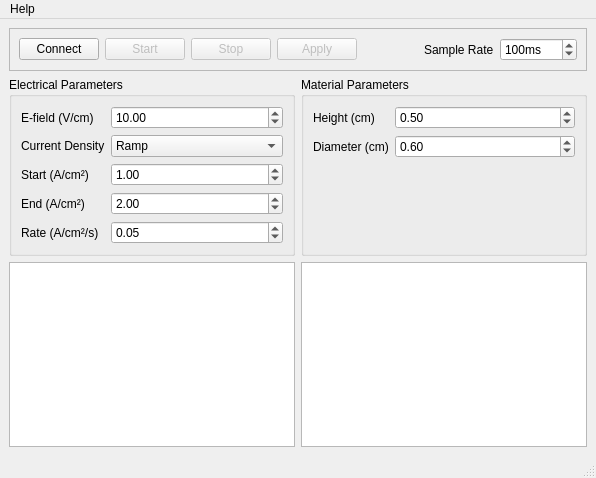
<?xml version="1.0" encoding="UTF-8"?>
<ui version="4.0">
 <class>MainWindow</class>
 <widget class="QMainWindow" name="MainWindow">
  <property name="geometry">
   <rect>
    <x>0</x>
    <y>0</y>
    <width>596</width>
    <height>478</height>
   </rect>
  </property>
  <property name="sizePolicy">
   <sizepolicy hsizetype="Expanding" vsizetype="Expanding">
    <horstretch>0</horstretch>
    <verstretch>0</verstretch>
   </sizepolicy>
  </property>
  <property name="windowTitle">
   <string>MainWindow</string>
  </property>
  <widget class="QWidget" name="centralwidget">
   <property name="sizePolicy">
    <sizepolicy hsizetype="Expanding" vsizetype="Expanding">
     <horstretch>0</horstretch>
     <verstretch>0</verstretch>
    </sizepolicy>
   </property>
   <layout class="QVBoxLayout" name="verticalLayout">
    <item>
     <widget class="QFrame" name="ControlBox">
      <property name="sizePolicy">
       <sizepolicy hsizetype="Preferred" vsizetype="Maximum">
        <horstretch>0</horstretch>
        <verstretch>0</verstretch>
       </sizepolicy>
      </property>
      <property name="frameShape">
       <enum>QFrame::Shape::StyledPanel</enum>
      </property>
      <property name="frameShadow">
       <enum>QFrame::Shadow::Raised</enum>
      </property>
      <layout class="QHBoxLayout" name="horizontalLayout">
       <item>
        <widget class="QPushButton" name="connectionButton">
         <property name="text">
          <string>Connect</string>
         </property>
        </widget>
       </item>
       <item>
        <widget class="QPushButton" name="startButton">
         <property name="enabled">
          <bool>false</bool>
         </property>
         <property name="text">
          <string>Start</string>
         </property>
        </widget>
       </item>
       <item>
        <widget class="QPushButton" name="stopButton">
         <property name="enabled">
          <bool>false</bool>
         </property>
         <property name="text">
          <string>Stop</string>
         </property>
        </widget>
       </item>
       <item>
        <widget class="QPushButton" name="applyButton">
         <property name="enabled">
          <bool>false</bool>
         </property>
         <property name="sizePolicy">
          <sizepolicy hsizetype="Preferred" vsizetype="Fixed">
           <horstretch>0</horstretch>
           <verstretch>0</verstretch>
          </sizepolicy>
         </property>
         <property name="text">
          <string>Apply</string>
         </property>
        </widget>
       </item>
       <item>
        <spacer name="horizontalSpacer_2">
         <property name="orientation">
          <enum>Qt::Orientation::Horizontal</enum>
         </property>
         <property name="sizeHint" stdset="0">
          <size>
           <width>40</width>
           <height>20</height>
          </size>
         </property>
        </spacer>
       </item>
       <item>
        <widget class="QLabel" name="sampleRateLabel">
         <property name="text">
          <string>Sample Rate</string>
         </property>
        </widget>
       </item>
       <item>
        <widget class="QDoubleSpinBox" name="sampleRateDoubleSpinBox">
         <property name="suffix">
          <string>ms</string>
         </property>
         <property name="decimals">
          <number>0</number>
         </property>
         <property name="minimum">
          <double>10.000000000000000</double>
         </property>
         <property name="maximum">
          <double>10000.000000000000000</double>
         </property>
         <property name="value">
          <double>100.000000000000000</double>
         </property>
        </widget>
       </item>
      </layout>
     </widget>
    </item>
    <item>
     <layout class="QHBoxLayout" name="ParamBox">
      <property name="sizeConstraint">
       <enum>QLayout::SizeConstraint::SetMinimumSize</enum>
      </property>
      <item>
       <widget class="QGroupBox" name="ElecBox">
        <property name="sizePolicy">
         <sizepolicy hsizetype="MinimumExpanding" vsizetype="Minimum">
          <horstretch>0</horstretch>
          <verstretch>0</verstretch>
         </sizepolicy>
        </property>
        <property name="title">
         <string>Electrical Parameters</string>
        </property>
        <layout class="QFormLayout" name="formLayout_2">
         <item row="0" column="0">
          <widget class="QLabel" name="eFieldLabel">
           <property name="text">
            <string>E-field (V/cm)</string>
           </property>
          </widget>
         </item>
         <item row="0" column="1">
          <widget class="QDoubleSpinBox" name="eFieldDoubleSpinBox">
           <property name="value">
            <double>10.000000000000000</double>
           </property>
          </widget>
         </item>
         <item row="1" column="0">
          <widget class="QLabel" name="currentDensityLabel">
           <property name="text">
            <string>Current Density</string>
           </property>
          </widget>
         </item>
         <item row="1" column="1">
          <widget class="QComboBox" name="currentDensityModeComboBox">
           <property name="currentIndex">
            <number>1</number>
           </property>
           <item>
            <property name="text">
             <string>Hold</string>
            </property>
           </item>
           <item>
            <property name="text">
             <string>Ramp</string>
            </property>
           </item>
          </widget>
         </item>
         <item row="2" column="0">
          <widget class="QLabel" name="currentDensityStartLabel">
           <property name="text">
            <string>Start (A/cm²)</string>
           </property>
          </widget>
         </item>
         <item row="2" column="1">
          <widget class="QDoubleSpinBox" name="currentDensityStartDoubleSpinBox">
           <property name="singleStep">
            <double>0.500000000000000</double>
           </property>
           <property name="value">
            <double>1.000000000000000</double>
           </property>
          </widget>
         </item>
         <item row="3" column="0">
          <widget class="QLabel" name="currentDensityEndLabel">
           <property name="text">
            <string>End (A/cm²)</string>
           </property>
          </widget>
         </item>
         <item row="3" column="1">
          <widget class="QDoubleSpinBox" name="currentDensityEndDoubleSpinBox">
           <property name="singleStep">
            <double>0.500000000000000</double>
           </property>
           <property name="value">
            <double>2.000000000000000</double>
           </property>
          </widget>
         </item>
         <item row="4" column="0">
          <widget class="QLabel" name="currentDensityRateLabel">
           <property name="text">
            <string>Rate (A/cm²/s)</string>
           </property>
          </widget>
         </item>
         <item row="4" column="1">
          <widget class="QDoubleSpinBox" name="currentDensityRateDoubleSpinBox">
           <property name="singleStep">
            <double>0.050000000000000</double>
           </property>
           <property name="value">
            <double>0.050000000000000</double>
           </property>
          </widget>
         </item>
        </layout>
       </widget>
      </item>
      <item>
       <widget class="QGroupBox" name="MatBox">
        <property name="sizePolicy">
         <sizepolicy hsizetype="MinimumExpanding" vsizetype="Minimum">
          <horstretch>0</horstretch>
          <verstretch>0</verstretch>
         </sizepolicy>
        </property>
        <property name="minimumSize">
         <size>
          <width>0</width>
          <height>0</height>
         </size>
        </property>
        <property name="title">
         <string>Material Parameters</string>
        </property>
        <layout class="QFormLayout" name="formLayout_3">
         <item row="0" column="0">
          <widget class="QLabel" name="heightCmLabel">
           <property name="text">
            <string>Height (cm)</string>
           </property>
          </widget>
         </item>
         <item row="0" column="1">
          <widget class="QDoubleSpinBox" name="heightCmDoubleSpinBox">
           <property name="value">
            <double>0.500000000000000</double>
           </property>
          </widget>
         </item>
         <item row="1" column="0">
          <widget class="QLabel" name="diameterCmLabel">
           <property name="text">
            <string>Diameter (cm)</string>
           </property>
          </widget>
         </item>
         <item row="1" column="1">
          <widget class="QDoubleSpinBox" name="diameterCmDoubleSpinBox">
           <property name="value">
            <double>0.600000000000000</double>
           </property>
          </widget>
         </item>
        </layout>
       </widget>
      </item>
     </layout>
    </item>
    <item>
     <layout class="QHBoxLayout" name="GraphBox">
      <item>
       <widget class="QGraphicsView" name="graphPlaceholder1">
        <property name="sizePolicy">
         <sizepolicy hsizetype="Preferred" vsizetype="MinimumExpanding">
          <horstretch>0</horstretch>
          <verstretch>0</verstretch>
         </sizepolicy>
        </property>
        <property name="minimumSize">
         <size>
          <width>0</width>
          <height>150</height>
         </size>
        </property>
       </widget>
      </item>
      <item>
       <widget class="QGraphicsView" name="graphPlaceholder2">
        <property name="sizePolicy">
         <sizepolicy hsizetype="Preferred" vsizetype="MinimumExpanding">
          <horstretch>0</horstretch>
          <verstretch>0</verstretch>
         </sizepolicy>
        </property>
        <property name="minimumSize">
         <size>
          <width>0</width>
          <height>150</height>
         </size>
        </property>
       </widget>
      </item>
     </layout>
    </item>
   </layout>
  </widget>
  <widget class="QMenuBar" name="menubar">
   <property name="geometry">
    <rect>
     <x>0</x>
     <y>0</y>
     <width>596</width>
     <height>33</height>
    </rect>
   </property>
   <widget class="QMenu" name="menuHelp">
    <property name="title">
     <string>Help</string>
    </property>
    <addaction name="actionGitHub"/>
   </widget>
   <addaction name="menuHelp"/>
  </widget>
  <widget class="QStatusBar" name="statusbar">
   <property name="sizeGripEnabled">
    <bool>true</bool>
   </property>
  </widget>
  <action name="actionSave_data">
   <property name="text">
    <string>Save data</string>
   </property>
  </action>
  <action name="actionGitHub">
   <property name="text">
    <string>GitHub</string>
   </property>
  </action>
 </widget>
 <resources/>
 <connections/>
</ui>
